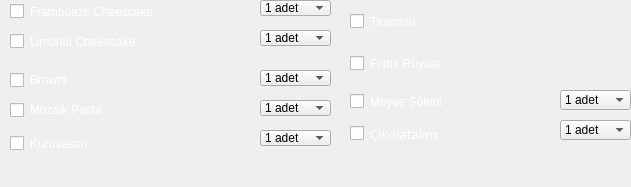
  <widget class="QWidget" name="widget_6" native="true">
   <property name="geometry">
    <rect>
     <x>600</x>
     <y>610</y>
     <width>631</width>
     <height>187</height>
    </rect>
   </property>
   <property name="autoFillBackground">
    <bool>false</bool>
   </property>
   <property name="styleSheet">
    <string notr="true">border-color: rgb(255, 247, 211);</string>
   </property>
   <widget class="QCheckBox" name="checkBoxlcake">
    <property name="geometry">
     <rect>
      <x>10</x>
      <y>30</y>
      <width>210</width>
      <height>23</height>
     </rect>
    </property>
    <property name="styleSheet">
     <string notr="true">
QCheckBox{
	color: rgb(255, 255, 255);
font: 10pt &quot;Lucida Handwriting&quot;;
}</string>
    </property>
    <property name="text">
     <string>Limonlu Cheescake</string>
    </property>
   </widget>
   <widget class="QCheckBox" name="checkBoxtiramisu">
    <property name="geometry">
     <rect>
      <x>350</x>
      <y>10</y>
      <width>115</width>
      <height>23</height>
     </rect>
    </property>
    <property name="styleSheet">
     <string notr="true">QCheckBox{
font: 10pt &quot;Lucida Handwriting&quot;;
color:white;
}</string>
    </property>
    <property name="text">
     <string>Tiramisu</string>
    </property>
   </widget>
   <widget class="QCheckBox" name="checkBoxfistikryasi">
    <property name="geometry">
     <rect>
      <x>350</x>
      <y>50</y>
      <width>192</width>
      <height>27</height>
     </rect>
    </property>
    <property name="styleSheet">
     <string notr="true">QCheckBox{
	color: rgb(255, 255, 255);
font: 10pt &quot;Lucida Handwriting&quot;;
}</string>
    </property>
    <property name="text">
     <string>Fıstık Rüyası</string>
    </property>
   </widget>
   <widget class="QCheckBox" name="checkBoxmozaik">
    <property name="geometry">
     <rect>
      <x>10</x>
      <y>100</y>
      <width>151</width>
      <height>20</height>
     </rect>
    </property>
    <property name="styleSheet">
     <string notr="true">QCheckBox{
	color: rgb(255, 255, 255);
font: 10pt &quot;Lucida Handwriting&quot;;
}</string>
    </property>
    <property name="text">
     <string>Mozaik Pasta</string>
    </property>
   </widget>
   <widget class="QCheckBox" name="checkBoxmeyvesoleni">
    <property name="geometry">
     <rect>
      <x>350</x>
      <y>90</y>
      <width>148</width>
      <height>23</height>
     </rect>
    </property>
    <property name="styleSheet">
     <string notr="true">QCheckBox{
	font: 75 8pt &quot;MS Shell Dlg 2&quot;;
	font: 75 9pt &quot;MS Shell Dlg 2&quot;;
	color: rgb(255, 255, 255);
	font: 75 8pt &quot;MS Shell Dlg 2&quot;;
font: 10pt &quot;Lucida Handwriting&quot;;
}</string>
    </property>
    <property name="text">
     <string>Meyve Şöleni</string>
    </property>
   </widget>
   <widget class="QCheckBox" name="checkBoxbrowni">
    <property name="geometry">
     <rect>
      <x>10</x>
      <y>70</y>
      <width>181</width>
      <height>20</height>
     </rect>
    </property>
    <property name="styleSheet">
     <string notr="true">QCheckBox{
	color: rgb(255, 255, 255);
font: 10pt &quot;Lucida Handwriting&quot;;
}</string>
    </property>
    <property name="text">
     <string>Browni</string>
    </property>
   </widget>
   <widget class="QCheckBox" name="checkBoxfcake">
    <property name="geometry">
     <rect>
      <x>10</x>
      <y>0</y>
      <width>240</width>
      <height>23</height>
     </rect>
    </property>
    <property name="styleSheet">
     <string notr="true">QCheckBox{
	color: rgb(255, 255, 255);
font: 10pt &quot;Lucida Handwriting&quot;;
}</string>
    </property>
    <property name="text">
     <string>Framboazlı Cheescake</string>
    </property>
   </widget>
   <widget class="QCheckBox" name="checkBoxkuruvasan">
    <property name="geometry">
     <rect>
      <x>10</x>
      <y>130</y>
      <width>215</width>
      <height>27</height>
     </rect>
    </property>
    <property name="styleSheet">
     <string notr="true">QCheckBox{
	color: rgb(255, 255, 255);
font: 10pt &quot;Lucida Handwriting&quot;;
}</string>
    </property>
    <property name="text">
     <string>Kuruvasan</string>
    </property>
   </widget>
   <widget class="QCheckBox" name="checkBoxcikolatalim">
    <property name="geometry">
     <rect>
      <x>350</x>
      <y>120</y>
      <width>191</width>
      <height>27</height>
     </rect>
    </property>
    <property name="font">
     <font>
      <family>Lucida Handwriting</family>
      <pointsize>10</pointsize>
      <weight>50</weight>
      <italic>false</italic>
      <bold>false</bold>
     </font>
    </property>
    <property name="styleSheet">
     <string notr="true">QCheckBox{
	color: rgb(255, 255, 255);
font: 10pt &quot;Lucida Handwriting&quot;;
}</string>
    </property>
    <property name="text">
     <string>Çikolatalım</string>
    </property>
   </widget>
   <widget class="QComboBox" name="comboBoxfcake">
    <property name="geometry">
     <rect>
      <x>260</x>
      <y>0</y>
      <width>71</width>
      <height>16</height>
     </rect>
    </property>
    <item>
     <property name="text">
      <string>1 adet</string>
     </property>
    </item>
    <item>
     <property name="text">
      <string>2 adet</string>
     </property>
    </item>
    <item>
     <property name="text">
      <string>3 adet</string>
     </property>
    </item>
    <item>
     <property name="text">
      <string>4 adet</string>
     </property>
    </item>
    <item>
     <property name="text">
      <string>5 adet</string>
     </property>
    </item>
   </widget>
   <widget class="QComboBox" name="comboBoxlcake">
    <property name="geometry">
     <rect>
      <x>260</x>
      <y>30</y>
      <width>71</width>
      <height>16</height>
     </rect>
    </property>
    <item>
     <property name="text">
      <string>1 adet</string>
     </property>
    </item>
    <item>
     <property name="text">
      <string>2 adet</string>
     </property>
    </item>
    <item>
     <property name="text">
      <string>3 adet</string>
     </property>
    </item>
    <item>
     <property name="text">
      <string>4 adet</string>
     </property>
    </item>
    <item>
     <property name="text">
      <string>5 adet</string>
     </property>
    </item>
   </widget>
   <widget class="QComboBox" name="comboBoxbrowni">
    <property name="geometry">
     <rect>
      <x>260</x>
      <y>70</y>
      <width>71</width>
      <height>16</height>
     </rect>
    </property>
    <item>
     <property name="text">
      <string>1 adet</string>
     </property>
    </item>
    <item>
     <property name="text">
      <string>2 adet</string>
     </property>
    </item>
    <item>
     <property name="text">
      <string>3 adet</string>
     </property>
    </item>
    <item>
     <property name="text">
      <string>4 adet</string>
     </property>
    </item>
    <item>
     <property name="text">
      <string>5 adet</string>
     </property>
    </item>
   </widget>
   <widget class="QComboBox" name="comboBoxmozaik">
    <property name="geometry">
     <rect>
      <x>260</x>
      <y>100</y>
      <width>71</width>
      <height>16</height>
     </rect>
    </property>
    <item>
     <property name="text">
      <string>1 adet</string>
     </property>
    </item>
    <item>
     <property name="text">
      <string>2 adet</string>
     </property>
    </item>
    <item>
     <property name="text">
      <string>3 adet</string>
     </property>
    </item>
    <item>
     <property name="text">
      <string>4 adet</string>
     </property>
    </item>
    <item>
     <property name="text">
      <string>5 adet</string>
     </property>
    </item>
   </widget>
   <widget class="QComboBox" name="comboBoxkuruvasan">
    <property name="geometry">
     <rect>
      <x>260</x>
      <y>130</y>
      <width>71</width>
      <height>16</height>
     </rect>
    </property>
    <item>
     <property name="text">
      <string>1 adet</string>
     </property>
    </item>
    <item>
     <property name="text">
      <string>2 adet</string>
     </property>
    </item>
    <item>
     <property name="text">
      <string>3 adet</string>
     </property>
    </item>
    <item>
     <property name="text">
      <string>4 adet</string>
     </property>
    </item>
    <item>
     <property name="text">
      <string>5 adet</string>
     </property>
    </item>
   </widget>
   <widget class="QComboBox" name="comboBoxmeyvesoleni">
    <property name="geometry">
     <rect>
      <x>560</x>
      <y>90</y>
      <width>71</width>
      <height>20</height>
     </rect>
    </property>
    <item>
     <property name="text">
      <string>1 adet</string>
     </property>
    </item>
    <item>
     <property name="text">
      <string>2 adet</string>
     </property>
    </item>
    <item>
     <property name="text">
      <string>3 adet</string>
     </property>
    </item>
    <item>
     <property name="text">
      <string>4 adet</string>
     </property>
    </item>
    <item>
     <property name="text">
      <string>5 adet</string>
     </property>
    </item>
   </widget>
   <widget class="QComboBox" name="comboBoxcikolatalim">
    <property name="geometry">
     <rect>
      <x>560</x>
      <y>120</y>
      <width>71</width>
      <height>20</height>
     </rect>
    </property>
    <item>
     <property name="text">
      <string>1 adet</string>
     </property>
    </item>
    <item>
     <property name="text">
      <string>2 adet</string>
     </property>
    </item>
    <item>
     <property name="text">
      <string>3 adet</string>
     </property>
    </item>
    <item>
     <property name="text">
      <string>4 adet</string>
     </property>
    </item>
    <item>
     <property name="text">
      <string>5 adet</string>
     </property>
    </item>
   </widget>
  </widget>
